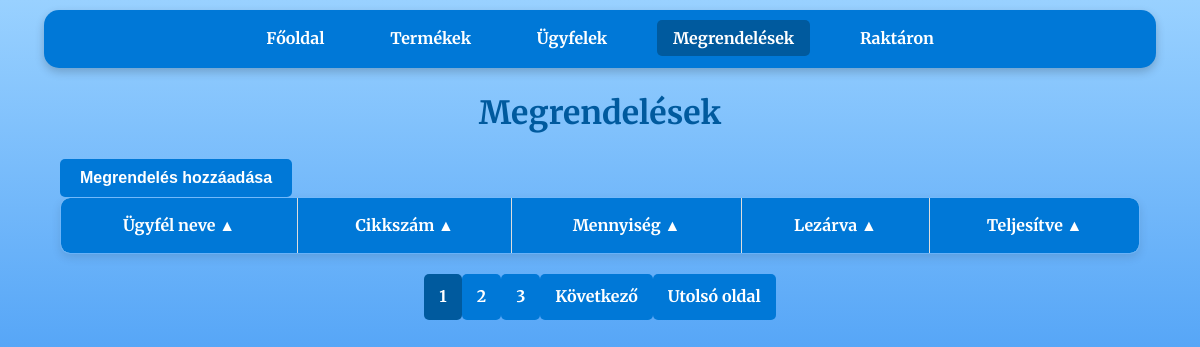
The page /orders on the database as committed earlier.
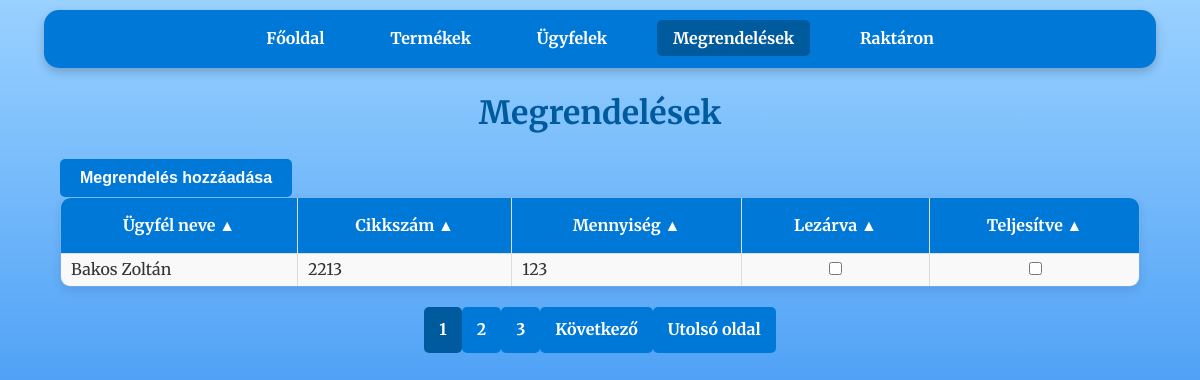
The same page on the database as committed later.
### tables this page shows
CREATE TABLE "orders" (
            id INTEGER PRIMARY KEY,
            customer_id INTEGER,
            cikkszam TEXT,
            mennyiseg INTEGER,
            lezarva INTEGER DEFAULT 0,
            teljesitve INTEGER DEFAULT 0,
            FOREIGN KEY(customer_id) REFERENCES customers(id),
            FOREIGN KEY(cikkszam) REFERENCES products(cikkszam)
        );

CREATE TABLE customers (
                    id INTEGER PRIMARY KEY,
                    nev TEXT NOT NULL,
                    iranyitoszam TEXT NOT NULL,
                    varos TEXT NOT NULL,
                    utca TEXT NOT NULL,
                    hazszam TEXT NOT NULL,
                    email TEXT NOT NULL UNIQUE);

### raktar_program-master/app.py (the view)
@app.route('/orders')
def orders():
    per_page = 10  # Egy oldalon megjelenő elemek száma
    page = int(request.args.get('page', 1))  # Az aktuális oldal lekérése (alapértelmezett: 1)
    offset = (page - 1) * per_page  # Az eltolás számítása
    order_by = str(request.args.get('order_by', 'customers.nev'))
    desc = request.args.get('desc', 'false').lower() in ('true', '1')
    valid_columns = {'orders.id',
            'customers.nev',
            'orders.cikkszam',
            'orders.mennyiseg',
            'orders.lezarva',
            'orders.teljesitve'}
    if order_by not in valid_columns:
        raise ValueError("Invalid column name for ordering.") #Elkerüljük az SQL injection-t
    if desc:
        descending = 'DESC'
    if not desc:
        descending = ''
    conn = get_db_connection()
    orders = conn.execute(f'''
        SELECT
            orders.id,
            customers.nev,
            orders.cikkszam,
            orders.mennyiseg,
            orders.lezarva,
            orders.teljesitve
        FROM orders
        JOIN customers ON orders.customer_id = customers.id
        ORDER BY {order_by} {descending} LIMIT ? OFFSET ?
    ''', (per_page, offset)).fetchall()
    total_products = conn.execute('SELECT COUNT(*) FROM products').fetchone()[0]
    conn.close()
    total_pages = (total_products + per_page - 1) // per_page  # Összes oldal száma
    start_page = max(1, page - 2)  # Az aktuális oldalhoz képest 2-vel hátrébb
    end_page = min(total_pages, page + 2)  # Az aktuális oldalhoz képest 2-vel előrébb
    return render_template(
            'orders.html',
            orders=orders,
            page=page,
            order_by=order_by,
            desc=desc,
            total_pages=total_pages,
            start_page=start_page,
            end_page=end_page
        )

### raktar_program-master/app.py (called while the page is built)
def get_db_connection():
    conn = sqlite3.connect('database.db')
    conn.row_factory = sqlite3.Row
    return conn

### raktar_program-master/templates/orders.html (shortened to what this page needs)
<!DOCTYPE html>
<html lang="hu">
<head>
    <link rel="stylesheet" href="{{ url_for('static', filename='css/style.css') }}">
</head>
<body>
    <nav>
        <a href="{{ url_for('index') }}">Főoldal</a>
        <a href="{{ url_for('products') }}">Termékek</a>
        <a href="{{ url_for('customers') }}">Ügyfelek</a>
        <a class ="disabled">Megrendelések</a>
        <a href="{{ url_for('stock') }}">Raktáron</a>
    </nav>
    <h1>Megrendelések</h1>
    <div class="container">
        <a href="{{ url_for('add_order') }}">
            <button>Megrendelés hozzáadása</button>
        </a>
        <table>
            <thead>
                <tr>
                    <th>
                        {% if order_by == 'customers.nev' and desc %}
                        <a href="{{ url_for('orders', desc=0, order_by='customers.nev', page=page) }}">Ügyfél neve ▼</a>
                        {% else %}
                        <a href="{{ url_for('orders', desc=1, order_by='customers.nev', page=page) }}">Ügyfél neve ▲</a>
                        {% endif %}
                    </th>
                    <th>
                        {% if order_by == 'orders.cikkszam' and desc %}
                        <a href="{{ url_for('orders', desc=0, order_by='orders.cikkszam', page=page) }}">Cikkszám ▼</a>
                        {% else %}
                        <a href="{{ url_for('orders', desc=1, order_by='orders.cikkszam', page=page) }}">Cikkszám ▲</a>
                        {% endif %}
                    </th>
                    <th>
                        {% if order_by == 'orders.mennyiseg' and desc %}
                        <a href="{{ url_for('orders', desc=0, order_by='orders.mennyiseg', page=page) }}">Mennyiség ▼</a>
                        {% else %}
                        <a href="{{ url_for('orders', desc=1, order_by='orders.mennyiseg', page=page) }}">Mennyiség ▲</a>
                        {% endif %}
                    </th>
                    <th>
                        {% if order_by == 'orders.lezarva' and desc %}
                        <a href="{{ url_for('orders', desc=0, order_by='orders.lezarva', page=page) }}">Lezárva ▼</a>
                        {% else %}
                        <a href="{{ url_for('orders', desc=1, order_by='orders.lezarva', page=page) }}">Lezárva ▲</a>
                        {% endif %}
                    </th>
                    <th>
                        {% if order_by == 'orders.teljesitve' and desc %}
                        <a href="{{ url_for('orders', desc=0, order_by='orders.teljesitve', page=page) }}">Teljesítve ▼</a>
                        {% else %}
                        <a href="{{ url_for('orders', desc=1, order_by='orders.teljesitve', page=page) }}">Teljesítve ▲</a>
                        {% endif %}
                    </th>
                </tr>
            </thead>
            <tbody>
                {% for order in orders %}
                <tr>
                    <td>{{ order.nev }}</td>
                    <td>{{ order.cikkszam }}</td>
                    <td>{{ order.mennyiseg }}</td>
                    <td>
                        <form action="{{ url_for('update_order_status', order_id=order.id) }}" method="POST" class="nem">
                            <input type="checkbox" name="lezarva" {% if order.lezarva %}checked{% endif %} onchange="this.form.submit()" {% if order.teljesitve %}disabled{% endif %}>
                        </form>
                    </td>
                    <td>
                        <form action="{{ url_for('update_order_status', order_id=order.id) }}" method="POST" class="nem">
                            <input type="checkbox" name="teljesitve" {% if order.teljesitve %}checked{% endif %} onchange="this.form.submit()" {% if order.teljesitve %}disabled{% endif %}>
                        </form>
                    </td>
                </tr>
                {% endfor %}
            </tbody>
        </table>
    </div>
    <div class="pagination">
        {% for p in range(start_page, end_page + 1) %}
        <a href="{{ url_for('orders', order_by=order_by, page=p) }}" class="{% if p == page %}active{% endif %}">{{ p }}</a>
        {% endfor %}
        {% if page < total_pages %} <a href="{{ url_for('orders', order_by=order_by, page=page+1) }}">Következő</a>
            <a href="{{ url_for('orders', order_by=order_by, page=total_pages) }}">Utolsó oldal</a>
            {% endif %}
    </div>
</body>
</html>

### raktar_program-master/static/css/style.css (style rules this page uses)
body { font-family: 'Merriweather', serif; margin: 0; padding: 0; background: linear-gradient(to bottom, #99d1ff, #006eec); background-attachment: fixed; background-size: cover; color: #333; line-height: 1.6; }
body::before { content: ''; position: fixed; top: 0; left: 0; width: 100%; height: 100%; background-image: url('https://www.transparenttextures.com/patterns/cubes.png'); opacity: 0.4; z-index: -1; pointer-events: none; }
nav { background-color: #0078D7; color: #fff; padding: 1rem; margin: 10px auto; width: 90%; max-width: 1200px; border-radius: 15px; box-shadow: 0 4px 10px rgba(0, 0, 0, 0.2); text-align: center; }
nav a { color: white; text-decoration: none; margin: 0 15px; font-weight: bold; padding: 0.5rem 1rem; border-radius: 5px; transition: background-color 0.3s ease; }
nav a.disabled { background-color: #005a9e; }
h1 { text-align: center; margin: 20px 0; color: #005a9e; font-weight: 700; }
form { width: 90%; max-width: 600px; margin: 20px auto; background: white; padding: 20px; border-radius: 10px; box-shadow: 0 4px 10px rgba(0, 0, 0, 0.1); }
button { background-color: #0078D7; color: white; border: none; padding: 10px 20px; border-radius: 5px; font-weight: bold; cursor: pointer; font-size: 1rem; transition: background-color 0.3s ease; text-decoration: none; }
.container { width: 90%; margin: 20px auto; }
table { width: 100%; border-collapse: collapse; border-radius: 10px; overflow: hidden; box-shadow: 0 4px 10px rgba(0, 0, 0, 0.1); }
table, th, td { border: 1px solid #ddd; }
th { background-color: #0078D7; color: white; font-weight: bold; padding: 15px; }
th a { color: white; text-decoration: none; }
td { padding: 3px 10px; text-align: left; }
tr:nth-child(odd) { background-color: #f9f9f9 }
td form { width: 100%; margin: 0 0; background: transparent; text-align: center; padding: 0; border-radius: 10px; box-shadow: none; }
.pagination { display: flex; justify-content: center; align-items: center; margin: 20px 0; list-style-type: none; padding: 0; }
.pagination a { display: inline-block; padding: 10px 15px; text-decoration: none; background-color: #0078D7; color: white; font-weight: bold; border-radius: 5px; transition: background-color 0.3s ease; font-size: 1rem; }
.pagination a.active { background-color: #005a9e; cursor: default; }

Rows that differ between the two databases and show on the page:
added orders: nev "Bakos Zoltán", cikkszam "2213", mennyiseg "123"
